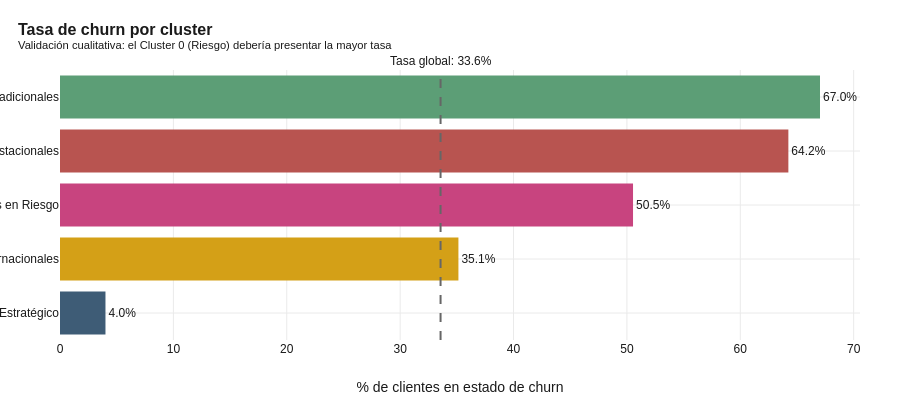

Notebook source saved alongside this figure:
### Code cell
# Análisis del target por cluster (la primera lectura cualitativa importante)
target_cluster = df_modelo.groupby("cluster").agg(
    n_total=("id_cliente", "count"),
    n_churn=("churn_label", "sum"),
).reset_index()
target_cluster["tasa_churn_pct"] = (100 * target_cluster["n_churn"] / target_cluster["n_total"]).round(2)
target_cluster["cluster_nombre"] = target_cluster["cluster"].map(NOMBRES_CLUSTERS)

print("TASA DE CHURN POR CLUSTER (validación cualitativa preliminar)")
print("=" * 90)
print(target_cluster[["cluster", "cluster_nombre", "n_total", "n_churn", "tasa_churn_pct"]].to_string(index=False))

# Visualización
fig = go.Figure()
target_cluster_sorted = target_cluster.sort_values("tasa_churn_pct", ascending=True)
colores = [PALETA_CLUSTERS[int(c)] for c in target_cluster_sorted["cluster"]]
fig.add_trace(go.Bar(
    x=target_cluster_sorted["tasa_churn_pct"],
    y=[f"C{int(c)}: {n}" for c, n in zip(target_cluster_sorted["cluster"], target_cluster_sorted["cluster_nombre"])],
    orientation="h", marker_color=colores,
    text=[f"{v:.1f}%" for v in target_cluster_sorted["tasa_churn_pct"]],
    textposition="outside",
))
fig.add_vline(x=pct_churn, line_dash="dash", line_color="#666",
              annotation_text=f"Tasa global: {pct_churn:.1f}%",
              annotation_position="top")
fig.update_layout(
    title=dict(text="<b>Tasa de churn por cluster</b><br>"
                     "<sup>Validación cualitativa: el Cluster 0 (Riesgo) debería presentar la mayor tasa</sup>"),
    xaxis_title="% de clientes en estado de churn",
    height=400,
)
guardar_y_mostrar(fig, "02_churn_por_cluster", h=400)

### Figure 1 — Plotly figure (JSON) as saved in the notebook; plotly's stock layout.template omitted (floating-point values rounded to 4 significant figures)
{"data": [{"marker": {"color": ["#3E5C76", "#D4A017", "#C8447F", "#B85450", "#5C9E76"]}, "orientation": "h", "text": ["4.0%", "35.1%", "50.5%", "64.2%", "67.0%"], "textposition": "outside", "type": "bar", "x": [4.01, 35.14, 50.54, 64.24, 67.03], "y": ["C1: Núcleo Estratégico", "C2: Grandes Cuentas Internacionales", "C0: Clientes en Riesgo", "C4: Compradores Estacionales", "C3: Reposicionistas Tradicionales"]}], "layout": {"annotations": [{"showarrow": false, "text": "Tasa global: 33.6%", "x": 33.56, "xanchor": "center", "xref": "x", "y": 1, "yanchor": "bottom", "yref": "y domain"}], "height": 400, "shapes": [{"line": {"color": "#666", "dash": "dash"}, "type": "line", "x0": 33.56, "x1": 33.56, "xref": "x", "y0": 0, "y1": 1, "yref": "y domain"}], "title": {"text": "<b>Tasa de churn por cluster</b><br><sup>Validación cualitativa: el Cluster 0 (Riesgo) debería presentar la mayor tasa</sup>"}, "xaxis": {"title": {"text": "% de clientes en estado de churn"}}}}
